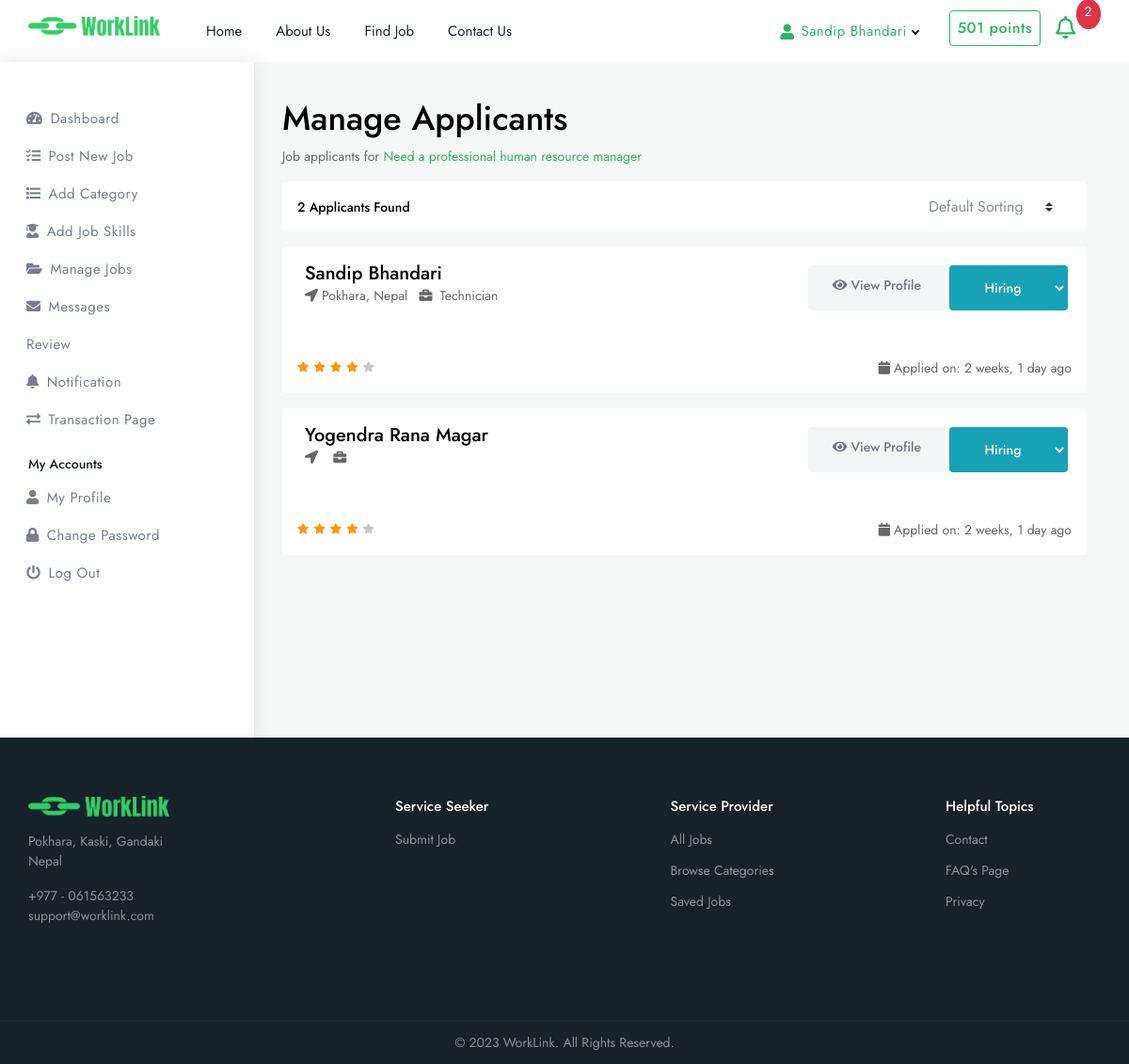
Page /manage-applicants/1 (signed in) on the earlier database version.
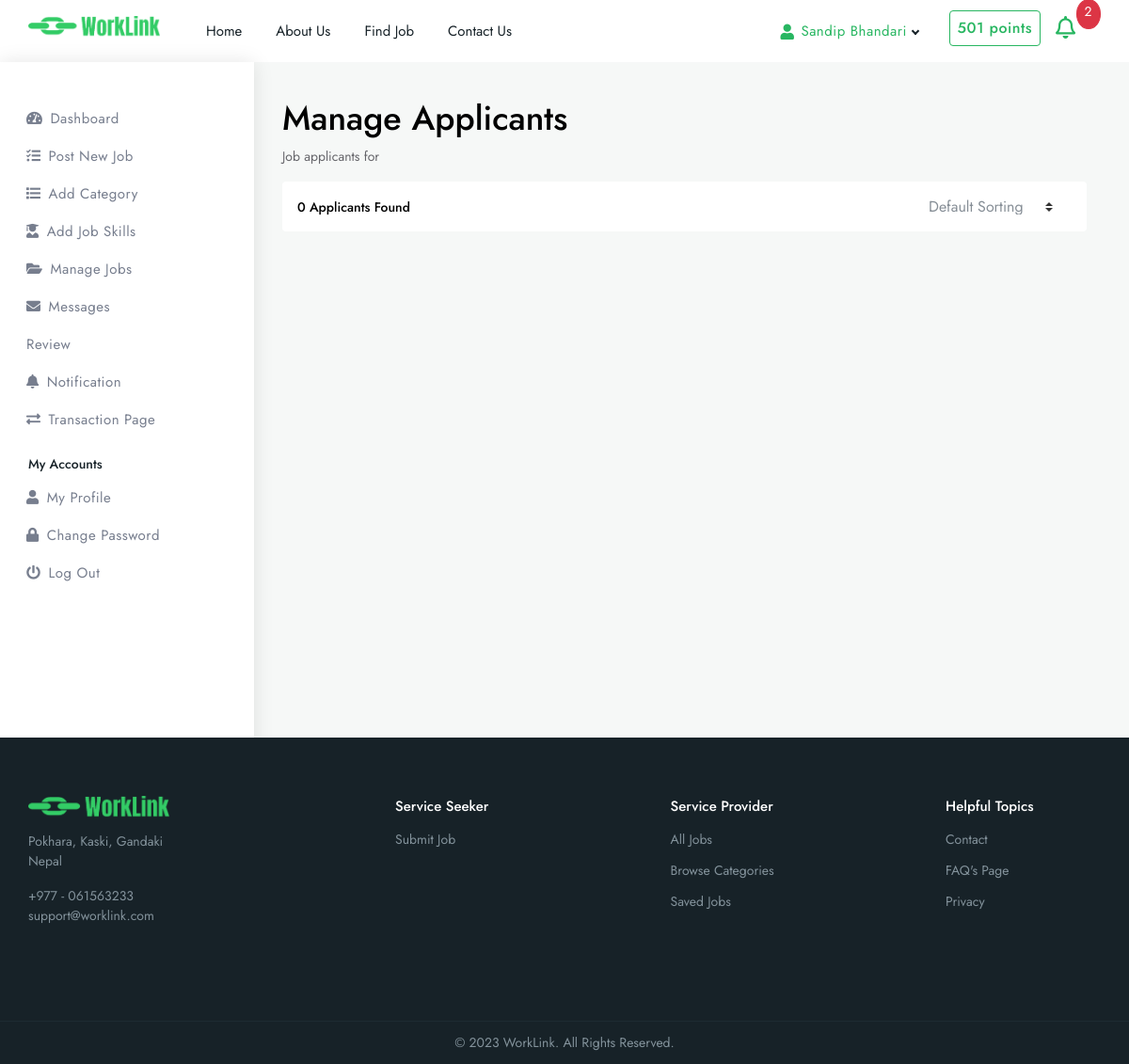
Same page on the later database version.
### services/models.py (models this page shows, shortened)
class JobApplications(models.Model):
    user = models.ForeignKey(User, on_delete=models.CASCADE, related_name='applicants')
    service = models.ForeignKey(Services, on_delete= models.CASCADE, related_name='services', null=True)
    STATUS=(
        ('Hiring', 'Hiring'),
        ('Hired', 'Hired'),
        ('Rejected', 'Rejected')
    )
    status = models.CharField(max_length=100, choices=STATUS, default='Hiring')
    applied_on = models.DateTimeField(auto_now_add=True)
    resume = models.FileField(upload_to='resume/', blank=True, null=True)
    updated_on = models.DateTimeField(auto_now=True)
    class Meta:
        verbose_name_plural = 'Job applications'

class Services(models.Model):
    title = models.CharField(max_length=100)
    description = models.TextField()
    amount = models.IntegerField(default='0', help_text="Enter amount in rupees")
    duration= models.IntegerField(default='1', help_text="Enter time in days")
    STATUS=(
        ('active', 'Active'),
        ('completed', 'Completed'),
        ('hiring', 'Hiring')
    )
    status = models.CharField(max_length=100, choices=STATUS, default='hiring')
    category = models.ManyToManyField(Category, blank=True)
    skills =models.ManyToManyField(JobSkills, blank=True)
    vacancy = models.IntegerField(help_text="Enter number of vacancies", default='1')
    posted_by= models.ForeignKey(User, on_delete=models.CASCADE, related_name='services', null=True)
    location =models.CharField(max_length=200)
    image = models.ImageField(upload_to='services/')
    created_at = models.DateTimeField(auto_now_add=True)
    updated_at = models.DateTimeField(auto_now=True)
    def __str__(self):
        return self.title
    class Meta:
        verbose_name_plural = 'Services'

### account/models.py (models this page shows, shortened)
class User(AbstractUser):
    phone_number = models.CharField(max_length=20, blank=True, null=True)
    ROLES_CHOICES = (
        ('Service Provider', 'Service Provider'),
        ('Service Seeker', 'Service Seeker'),
        ('Admin', 'Admin')
    )
    role = models.CharField(max_length=20, choices = ROLES_CHOICES)
    profession = models.CharField(max_length=100, blank=True)
    USER_STATUS_CHOICES= (
        ('active', 'Active'),
        ('pending', 'Pending'),
        ('suspended', 'Suspended')
    )
    user_status = models.CharField(max_length=20, choices = USER_STATUS_CHOICES, default='pending')
    GENDER_CHOICES= (
        ('male', 'Male'),
        ('female', 'Female'),
        ('other', 'Do not specify')
    )
    gender = models.CharField(max_length=20, choices= GENDER_CHOICES, blank=True)
    avatar = models.ImageField(upload_to='avatar/', default='avatar/default.webp', blank=True)
    experience = models.IntegerField(default=0, help_text="Duration in years", blank=True)
    address = models.CharField(max_length=100, blank=True)
    identity_proof = models.ImageField(upload_to='identity_proof/', blank=True)
    REQUIRED_FIELDS=[]
    objects = UserManager()

### services/views.py (the view, shortened to what this page needs)
# urls.py: path('manage-applicants/<int:id>', views.manage_applicant, name="manage-applicant"),
@login_required(login_url='/auth/login/')
def manage_applicant(request, id):
    applicants = JobApplications.objects.filter(service=id)
    template_name='services/manage-applicant.html'
    context={
        'applicants': applicants,
    }
    return render(request, template_name, context)

### services/templates/services/manage-applicant.html (shortened to what the changed rows need)
{% extends 'base.html' %}
{% load humanize %}
{% load static %}
{% block content %}
<div class="dashboard-wrap bg-light">
    <div class="dashboard-content">
        <div class="dashboard-tlbar d-block mb-1">
            <div class="row">
                <div class="colxl-12 col-lg-12 col-md-12">
                    <h1 class="ft-medium">Manage Applicants</h1>
                    <p>Job applicants for <span class="worklink-theme">{{applicants.0.service}}</span></p>
                </div>
            </div>
        </div>
        <div class="dashboard-widg-bar d-block">
            <div class="row">
                <div class="col-xl-12 col-lg-12 col-md-12">
                    <div class="px-3 py-2 br-bottom   bg-white rounded mb-3">
                        <div class="flixors">
                            <div class="row align-items-center justify-content-between">
                                <div class="col-xl-3 col-lg-4 col-md-5 col-sm-12">
                                    <h6 class="mb-0 ft-medium fs-sm">{{applicants.count }}  Applicants Found</h6>
                                </div>
                            </div>
                        </div>
                    </div>
                    <div class="data-responsive">
									{% for applicant in applicants%}
									<div class="dashed-list-wrap bg-white rounded mb-3">
										<div class="dashed-list-full bg-white rounded p-3 mb-3">
											<div class="dashed-list-short d-flex align-items-center">
												<div class="dashed-list-short-last">
													<div class="cats-box-caption px-2">
														<h4 class="fs-lg mb-0 ft-medium theme-cl">{{applicant.user.get_full_name}}</h4>
														<div class="d-block mb-2 position-relative">
															<span><i class="fas fa-location-arrow mr-1"></i>{{applicant.user.address}}</span>
															<span class="ml-2"><i class="fas fa-briefcase mr-1"></i>
                                                               {{ applicant.user.profession}}
                                                            </span>
														</div>
    													</div>
												</div>
											</div>
											<div class="dashed-list-last">
												<div class="text-left d-flex">
													<a href="{% url 'candidate-detail' applicant.user.id %}"  class="btn gray ft-medium apply-btn fs-sm rounded mr-1"><i class="fas fa-eye mr-1"></i>View Profile</a>
													<form action="{% url 'manage-applicant' applicant.id %}" method="POST">
                                                        <select name="status" id="" class="btn
                                                                        {% if applicant.status == 'Hiring' %}
                                                                            bg-info text-white
                                                                        {% elif applicant.status == 'Hired' %}
                                                                            bg-success text-white
                                                                        {% else %}
                                                                           bg-danger text-white
                                                                        {% endif %}
                                                                        ft-medium apply-btn fs-sm rounded mr-1">
                                                            <option value="Hiring" class="bg-light text-dark" {% if applicant.status == 'Hiring' %} selected {% endif %}>Hiring</option>
                                                        </select>
                                                    </form>
												</div>
											</div>
										</div>
										<div class="dashed-list-footer p-3 br-top">
											<div class="star-rating align-items-center d-flex justify-content-left mb-1 p-0">
												<i class="fas fa-star filled"></i>
												<i class="fas fa-star filled"></i>
												<i class="fas fa-star filled"></i>
												<i class="fas fa-star filled"></i>
												<i class="fas fa-star"></i>
											</div>
											<div class="ico-content">
												<ul>
													<li><span><i class="fas fa-calendar mr-1"></i>Applied on: {{applicant.applied_on | naturaltime}}</span></li>
												</ul>
											</div>
										</div>
									</div>
                                    {% endfor %}
								</div>
                </div>
            </div>
        </div>
    </div>
</div>
{% endblock content %}

Differences in the rows shown:
removed JobApplications: service.title "Need a professional human resource manager", user.get_full_name "Sandip Bhandari", user.address "Pokhara, Nepal", user.profession "Technician", status "Hiring", applied_on "2 weeks, 1 day ago"
removed JobApplications: user.get_full_name "Yogendra Rana Magar", status "Hiring", applied_on "2 weeks, 1 day ago"
Other differences:
{{ applicants.count }}: "2" → "0"
